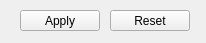
<?xml version="1.0" encoding="UTF-8"?>
<ui version="4.0">
 <class>ImageROIEmbeddedWidget</class>
 <widget class="QWidget" name="ImageROIEmbeddedWidget">
  <property name="geometry">
   <rect>
    <x>0</x>
    <y>0</y>
    <width>206</width>
    <height>43</height>
   </rect>
  </property>
  <property name="windowTitle">
   <string>Form</string>
  </property>
  <widget class="QPushButton" name="mpApplyButton">
   <property name="geometry">
    <rect>
     <x>20</x>
     <y>10</y>
     <width>80</width>
     <height>21</height>
    </rect>
   </property>
   <property name="text">
    <string>Apply</string>
   </property>
  </widget>
  <widget class="QPushButton" name="mpResetButton">
   <property name="geometry">
    <rect>
     <x>110</x>
     <y>10</y>
     <width>80</width>
     <height>21</height>
    </rect>
   </property>
   <property name="text">
    <string>Reset</string>
   </property>
  </widget>
 </widget>
 <resources/>
 <connections/>
</ui>
